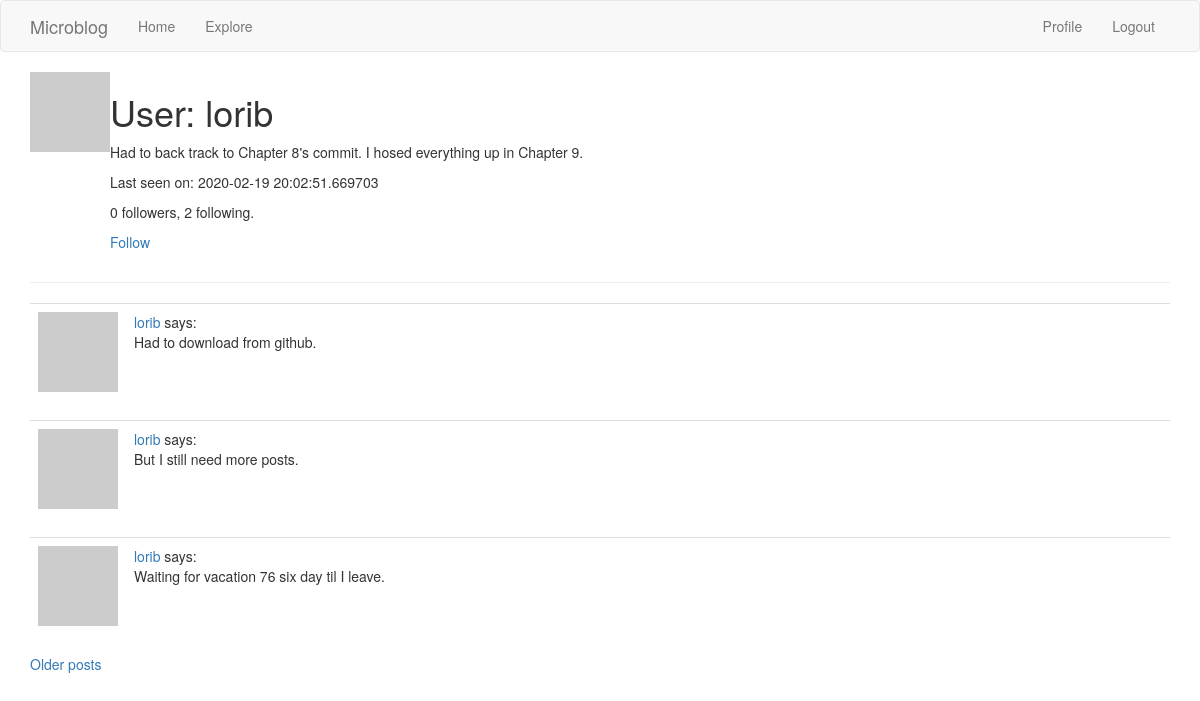
/user/lorib (signed in), run on an earlier commit of the app's database.
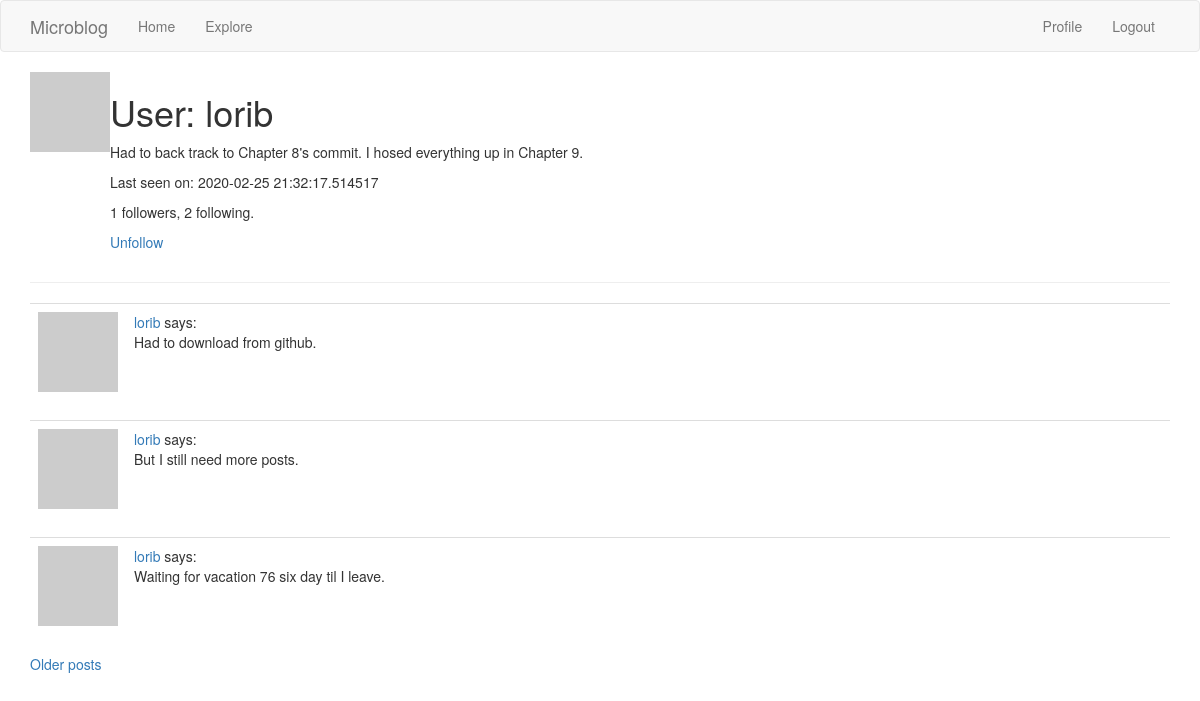
And on a later commit of the database.
### app/models.py (models this page shows, shortened)
class User(UserMixin, db.Model):
    id = db.Column(db.Integer, primary_key=True)
    username = db.Column(db.String(64), index=True, unique=True)
    email = db.Column(db.String(120), index=True, unique=True)
    password_hash = db.Column(db.String(128))
    posts = db.relationship('Post', backref='author', lazy='dynamic')
    about_me = db.Column(db.String(140))
    last_seen = db.Column(db.DateTime, default=datetime.utcnow)
    followed = db.relationship(
        'User', secondary=followers,
        primaryjoin=(followers.c.follower_id == id),
        secondaryjoin=(followers.c.followed_id == id),
        backref=db.backref('followers', lazy='dynamic'), lazy='dynamic')
    def avatar(self, size):
        digest = md5(self.email.lower().encode('utf-8')).hexdigest()
        return 'https://www.gravatar.com/avatar/{}?d=identicon&s={}'.format(
            digest, size)
    def is_following(self, user):
        return self.followed.filter(
            followers.c.followed_id == user.id).count() > 0

class Post(db.Model):
    id = db.Column(db.Integer, primary_key=True)
    body = db.Column(db.String(140))
    timestamp = db.Column(db.DateTime, index=True, default=datetime.utcnow)
    user_id = db.Column(db.Integer, db.ForeignKey('user.id'))

### app/routes.py (the view)
@app.route('/user/<username>')
@login_required
def user(username):
    user = User.query.filter_by(username=username).first_or_404()
    page = request.args.get('page', 1, type=int)
    posts = user.posts.order_by(Post.timestamp.desc()).paginate(
        page, app.config['POSTS_PER_PAGE'], False)
    next_url = url_for('user', username=user.username, page=posts.next_num) \
        if posts.has_next else None
    prev_url = url_for('user', username=user.username, page=posts.prev_num) \
        if posts.has_prev else None
    return render_template('user.html', user=user, posts=posts.items,
                           next_url=next_url, prev_url=prev_url)

### app/models.py (called while the page is built)
@login.user_loader
def load_user(id):
    return User.query.get(int(id))

### app/routes.py (called while the page is built)
@app.before_request
def before_request():
    if current_user.is_authenticated:
        current_user.last_seen = datetime.utcnow()
        db.session.commit()

### app/templates/user.html (shortened to what this page needs)
{% extends "base.html" %}
{% block app_content %}
    <table>
        <tr valign="top">
            <td><img src="{{ user.avatar(128) }}"></td>
            <td>
                <h1>User: {{ user.username }}</h1>
                {% if user.about_me %}<p>{{ user.about_me }}</p>{% endif %}
                {% if user.last_seen %}<p>Last seen on: {{ user.last_seen }}</p>{% endif %}
                <p>{{ user.followers.count() }} followers, {{ user.followed.count() }} following.</p>
                {% if user == current_user %}
                <p><a href="{{ url_for('edit_profile') }}">Edit your profile</a></p>
                {% elif not current_user.is_following(user) %}
                <p><a href="{{ url_for('follow', username=user.username) }}">Follow</a></p>
                {% else %}
                <p><a href="{{ url_for('unfollow', username=user.username) }}">Unfollow</a></p>
                {% endif %}
            </td>
        </tr>
    </table>
    <hr>
    {% for post in posts %}
        {% include '_post.html' %}
    {% endfor %}
    {% if next_url %}
    <a href="{{ next_url }}">Older posts</a>
    {% endif %}
{% endblock %}

### app/templates/base.html (shortened to what this page needs)
{% extends 'bootstrap/base.html' %}
{% block navbar %}
    <nav class="navbar navbar-default">
        <div class="container">
            <div class="navbar-header">
                <a class="navbar-brand" href="{{ url_for('index') }}">Microblog</a>
            </div>
            <div class="collapse navbar-collapse" id="bs-example-navbar-collapse-1">
                <ul class="nav navbar-nav">
                    <li><a href="{{ url_for('index') }}">Home</a></li>
                    <li><a href="{{ url_for('explore') }}">Explore</a></li>
                </ul>
                <ul class="nav navbar-nav navbar-right">
                    {% if current_user.is_anonymous %}
                    <li><a href="{{ url_for('login') }}">Login</a></li>
                    {% else %}
                    <li><a href="{{ url_for('user', username=current_user.username) }}">Profile</a></li>
                    <li><a href="{{ url_for('logout') }}">Logout</a></li>
                    {% endif %}
                </ul>
            </div>
        </div>
    </nav>
{% endblock %}
{% block content %}
    <div class="container">
        {% block app_content %}{% endblock %}
    </div>
{% endblock %}

### app/templates/_post.html
<table class="table table-hover">
    <tr>
        <td width="70px">
            <a href="{{ url_for('user', username=post.author.username) }}">
                <img src="{{ post.author.avatar(70) }}" />
            </a>
        </td>
        <td>
            <a href="{{ url_for('user', username=post.author.username) }}">
                {{ post.author.username }}
            </a>
            says:
            <br>
            {{ post.body }}
        </td>
    </tr>
</table>

What changed in the data, as far as the page shows it:
changed User "lorib": last_seen "2020-02-19 20:02:51.669703" → "2020-02-25 21:32:17.514517"
Also different on the page:
{{ user.followers.count() }}: "0" → "1"
text no longer shown: "Follow"
text now shown: "Unfollow"
